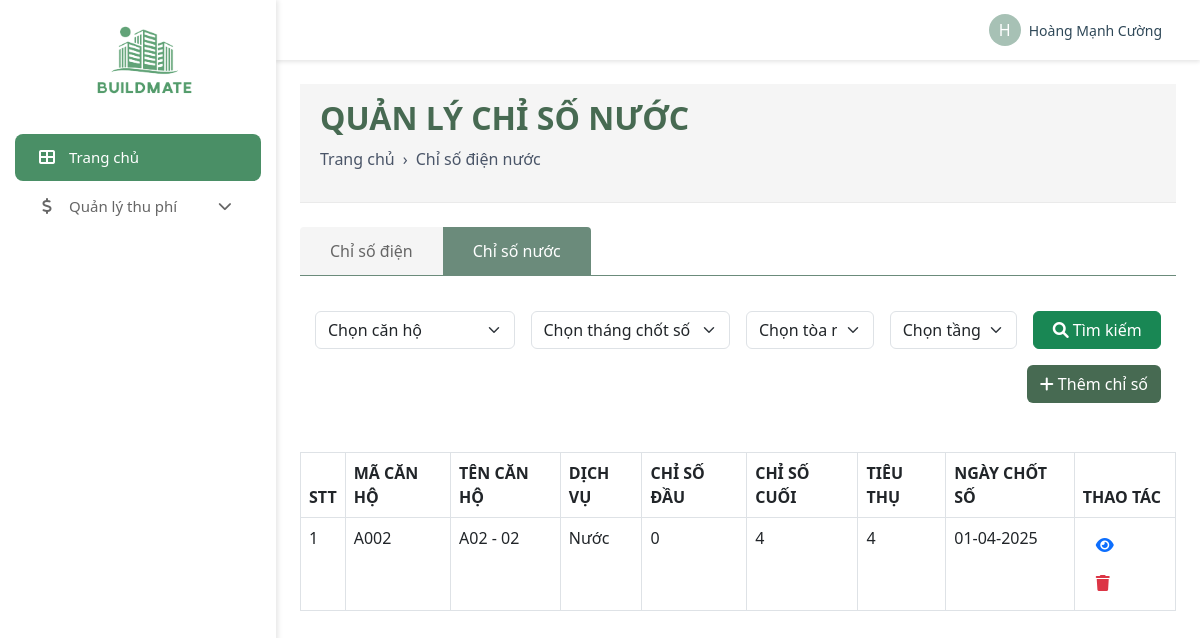
The app's page /admin/payment/water_reading.php (signed in) with its own data.
### tables this page shows
CREATE TABLE `watermeterreading` (
  `WaterMeterID` int(11) NOT NULL,
  `InitialReading` float DEFAULT NULL,
  `FinalReading` float DEFAULT NULL,
  `Image` varchar(255) DEFAULT NULL,
  `ClosingDate` date DEFAULT NULL,
  `Consumption` float DEFAULT NULL,
  `ApartmentID` int(11) NOT NULL,
  `StaffID` int(11) NOT NULL
);

CREATE TABLE `apartment` (
  `ApartmentID` int(11) NOT NULL,
  `Name` varchar(255) DEFAULT NULL,
  `Area` int(11) DEFAULT NULL,
  `NumberOffBedroom` int(11) DEFAULT NULL,
  `Code` varchar(255) DEFAULT NULL,
  `ElectricId` int(11) DEFAULT NULL,
  `WaterId` int(11) NOT NULL,
  `Description` text DEFAULT NULL,
  `Status` varchar(50) DEFAULT NULL,
  `BuildingId` int(11) NOT NULL,
  `FloorId` int(11) NOT NULL,
  `ContractCode` varchar(255) DEFAULT NULL
);

### admin/payment/water_reading.php (the view, shortened to what this page needs)
<?php
include '../../database/DBController.php';
$drop_fk_sql = "
    ALTER TABLE WaterMeterReading
    DROP FOREIGN KEY IF EXISTS watermeterreading_ibfk_1,
    DROP FOREIGN KEY IF EXISTS watermeterreading_ibfk_2;
    ALTER TABLE WaterMeterReading
    ADD INDEX (ApartmentID),
    ADD INDEX (StaffID);
";
try {
    $conn->multi_query($drop_fk_sql);
} catch (Exception $e) {
}
$query = "SELECT w.*, a.Code as ApartmentCode, a.Name as ApartmentName, s.Name as StaffName
          FROM WaterMeterReading w
          LEFT JOIN apartment a ON w.ApartmentID = a.ApartmentID
          LEFT JOIN staffs s ON w.StaffID = s.ID
          ORDER BY w.ClosingDate DESC";
$select_readings = mysqli_query($conn, $query);
?>
<!DOCTYPE html>
<html lang="en">
<head>
    <link rel="stylesheet" href="https://cdnjs.cloudflare.com/ajax/libs/font-awesome/6.0.0/css/all.min.css">
    <link href="https://cdn.jsdelivr.net/npm/bootstrap@5.3.0/dist/css/bootstrap.min.css" rel="stylesheet">
    <link rel="stylesheet" href="css/admin_style.css">
</head>
<body>
    <div class="d-flex">
        <?php include '../admin_navbar.php'; ?>
        <div style="width: 100%;">
            <?php include '../admin_header.php'; ?>
            <div class="container-fluid p-4">
               <div class="page-header mb-4">
                    <h2 style="font-weight: bold; color: #476a52; margin-bottom: 10px; text-transform: uppercase;">QUẢN LÝ CHỈ SỐ NƯỚC</h2>
                    <div class="breadcrumb">
                        <a href="dashboard.php">Trang chủ</a>
                        <span style="margin: 0 8px;">›</span>
                        <span>Chỉ số điện nước</span>
                    </div>
                </div>
                <div class="tab-container">
                <a href="./electric_reading.php" class="tab-item">Chỉ số điện</a>
                <a href="./water_reading.php" class="tab-item active">Chỉ số nước</a>
                </div>
                <div class="search-container mb-4">
                    <form class="row g-3">
                        <div class="col-md-3">
                            <select class="form-select" name="apartment">
                                <option value="">Chọn căn hộ</option>
                            </select>
                        </div>
                        <div class="col-md-3">
                            <select class="form-select" name="month">
                                <option value="">Chọn tháng chốt số</option>
                            </select>
                        </div>
                        <div class="col-md-2">
                            <select class="form-select" name="building">
                                <option value="">Chọn tòa nhà</option>
                            </select>
                        </div>
                        <div class="col-md-2">
                            <select class="form-select" name="floor">
                                <option value="">Chọn tầng</option>
                            </select>
                        </div>
                        <div class="col-md-2">
                            <button type="submit" class="btn btn-success w-100">
                                <i class="fas fa-search"></i> Tìm kiếm
                            </button>
                        </div>
                    </form>
                    <div class="mt-3 d-flex justify-content-end">
                        <button type="button" class="btn add-btn" data-bs-toggle="modal" data-bs-target="#addReadingModal">
                            <i class="fas fa-plus"></i> Thêm chỉ số
                        </button>
                    </div>
                </div>
                <div class="table-responsive">
                    <table class="table table-bordered">
                        <thead>
                            <tr>
                                <th>STT</th>
                                <th>MÃ CĂN HỘ</th>
                                <th>TÊN CĂN HỘ</th>
                                <th>DỊCH VỤ</th>
                                <th>CHỈ SỐ ĐẦU</th>
                                <th>CHỈ SỐ CUỐI</th>
                                <th>TIÊU THỤ</th>
                                <th>NGÀY CHỐT SỐ</th>
                                <th>THAO TÁC</th>
                            </tr>
                        </thead>
                        <tbody>
                            <?php
                            if(mysqli_num_rows($select_readings) > 0){
                                $i = 1;
                                while($row = mysqli_fetch_assoc($select_readings)){
                            ?>
                            <tr>
                                <td><?php echo $i++; ?></td>
                                <td><?php echo $row['ApartmentCode']; ?></td>
                                <td><?php echo $row['ApartmentName']; ?></td>
                                <td>Nước</td>
                                <td><?php echo $row['InitialReading']; ?></td>
                                <td><?php echo $row['FinalReading']; ?></td>
                                <td><?php echo $row['Consumption']; ?></td>
                                <td><?php echo date('d-m-Y', strtotime($row['ClosingDate'])); ?></td>
                                <td>
                                    <button class="btn btn-link text-primary" onclick="viewReading(<?php
                                        echo htmlspecialchars(json_encode([
                                            'id' => $row['WaterMeterID'],
                                            'apartmentCode' => $row['ApartmentCode'],
                                            'apartmentName' => $row['ApartmentName'],
                                            'initialReading' => $row['InitialReading'],
                                            'finalReading' => $row['FinalReading'],
                                            'consumption' => $row['Consumption'],
                                            'closingDate' => date('d-m-Y', strtotime($row['ClosingDate'])),
                                            'image' => $row['Image']
                                        ]));
                                    ?>)">
                                        <i class="fas fa-eye"></i>
                                    </button>
                                    <button class="btn btn-link text-danger" onclick="deleteReading(<?php echo $row['WaterMeterID']; ?>)">
                                        <i class="fas fa-trash"></i>
                                    </button>
                                </td>
                            </tr>
                            <?php
                                }
                            } else {
                                echo '<tr><td colspan="10" class="text-center">Không có dữ liệu</td></tr>';
                            }
                            ?>
                        </tbody>
                    </table>
                </div>
            </div>
        </div>
    </div>
</body>
</html>

### admin/css/admin_style.css (style rules this page uses)
* { margin: 0; padding: 0; box-sizing: border-box; }
body { margin: 0; font-family: Arial, sans-serif; }

### admin/payment/water_reading.php (style rules this page uses)
.search-container { background: white; padding: 15px; border-radius: 8px; margin-bottom: 20px; }
.page-header { background-color: #f5f5f5; padding: 15px 20px; color: #4a5568; border-bottom: 1px solid #eaeaea; }
.breadcrumb { display: flex; align-items: center; margin-bottom: 0; padding: 0; background-color: transparent; font-size: 14px; }
.breadcrumb a { color: #4a5568; text-decoration: none; }
.add-btn { margin-bottom: 10px; width: fit-content; padding: 10px 20px; border: none; border-radius: 10px; background-color: #476a52 !important; color: white !important; cursor: pointer; display: flex; align-items: center; gap: 8px; text-decoration: none; }
.tab-container { display: flex; margin-bottom: 20px; border-bottom: 1px solid #6b8b7b; }
.tab-item { padding: 12px 30px; text-decoration: none; color: #666; font-weight: 500; background: #f5f5f5; border: none; position: relative; }
.tab-item.active { background: #6b8b7b; color: white; }
.tab-item:first-child { border-top-left-radius: 4px; }
.tab-item:last-child { border-top-right-radius: 4px; }

### records on screen
watermeterreading: ApartmentID.Code "A002", ApartmentID.Name "A02 - 02", InitialReading "0", FinalReading "4", Consumption "4", ClosingDate "01-04-2025"

### other values on screen
substr($name, 0, 1) "H"
$name "Hoàng Mạnh Cường"
